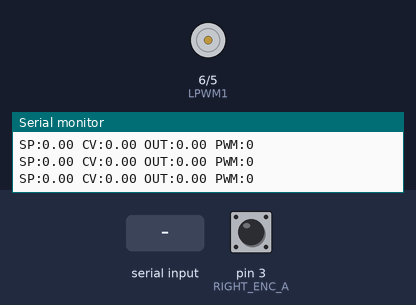
A sketch run on a simulated Arduino Uno, built with avr-gcc and run on an emulated ATmega328P. Shown: motor-driver pin pairs drawn as motors (green arrow = first pin HIGH = forward, orange = second pin HIGH = backward, longer = more drive), the last lines printed to the serial monitor. The test bench sets the inputs (shaded band); at power-on: pin 3 (RIGHT_ENC_A) HIGH.

Above: at 1.2 s.
1.3 s: "s 90\n" received over Serial
At 1.65 s:
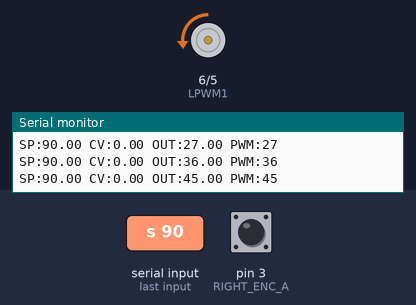
At 3.8 s:
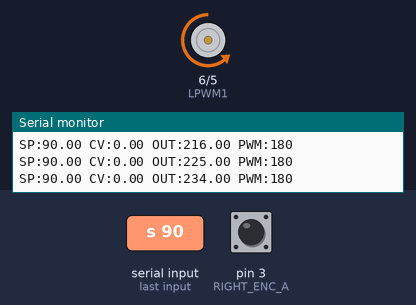
4.3 s: "stop\n" received over Serial
Timing chart, 0 to 7.3 s (numbered marks = the images above; inputs shaded):
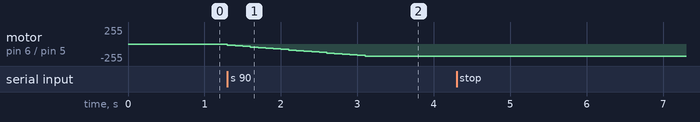

Measured:
- after the input at 1.3 s, motor on pin 6 (LPWM1) / pin 5 (RPWM1): moves from stopped to backward 180/255 over 1.8 s, starting at once

The sketch:

simple_motor_control.ino
```cpp
#include <PID_v1.h>

// ─── BTS7960 MOTOR PINS ──────────────────────────────
#define RPWM1  5
#define LPWM1  6

// ─── ENCODER PINS ────────────────────────────────────
#define RIGHT_ENC_A  3
#define RIGHT_ENC_B  7

// ─── SAFETY ──────────────────────────────────────────
#define MAX_SAFE_PWM     180    // ~70% power, safe for motors
#define MAX_SAFE_SPEED   10000.0  // Max counts/sec you allow as setpoint

// ─── ENCODER VARIABLES ───────────────────────────────
volatile long right_enc_counter = 0;
// ─── TIMING ──────────────────────────────────────────
unsigned long last_millis = 0;
const unsigned long INTERVAL_MS = 100;

// ─── PID VARIABLES ───────────────────────────────────
double setpoint = 0.0;
double measured = 0.0;
double output   = 0.0;


double Kp = 0.1, Ki = 1.0, Kd = 0.00;

PID motorPID(&measured, &output, &setpoint, Kp, Ki, Kd, DIRECT);

String serial_buf = "";

// ──────────────────────────────────────────────────────
void setup() {
  Serial.begin(115200);

  pinMode(RPWM1, OUTPUT);
  pinMode(LPWM1, OUTPUT);
  stopMotor();

  pinMode(RIGHT_ENC_A, INPUT_PULLUP);
  pinMode(RIGHT_ENC_B, INPUT_PULLUP);
  attachInterrupt(digitalPinToInterrupt(RIGHT_ENC_A), encoderISR, RISING);

  // ── KEY FIX: PID output limits match full PWM range ──
  // Motor protection is done in applyMotor(), NOT here
  motorPID.SetMode(AUTOMATIC);
  motorPID.SetOutputLimits(-255, 255);
  motorPID.SetSampleTime(INTERVAL_MS);

  Serial.println("=== MOTOR PID READY ===");
  Serial.println("Commands:");
  Serial.println("  s <value>  → Set speed in counts/sec (e.g. s 200)");
  Serial.println("  p <value>  → Set Kp (e.g. p 0.5)");
  Serial.println("  i <value>  → Set Ki (e.g. i 0.01)");
  Serial.println("  d <value>  → Set Kd (e.g. d 0.001)");
  Serial.println("  stop       → Stop motor");
  Serial.println("  gains      → Print current PID gains");
  Serial.println("========================");
}

// ──────────────────────────────────────────────────────
void loop() {
  handleSerial();

  unsigned long now = millis();
  if (now - last_millis >= INTERVAL_MS) {

    // ── ATOMIC READ ──
    noInterrupts();
    long temp_count = right_enc_counter;
    right_enc_counter = 0;
    interrupts();

    // ── VELOCITY: counts per second ──
    double scale = 1000.0 / (double)INTERVAL_MS;
    measured = (double)(temp_count) * scale;

    // ── PID COMPUTE ──
    motorPID.Compute();

    // ── APPLY WITH HARDWARE SAFETY CAP ──
    applyMotor(output);

    // ── DEBUG OUTPUT ──
    Serial.print("SP:");     Serial.print(setpoint);
    Serial.print(" CV:");    Serial.print(measured);
    Serial.print(" OUT:");   Serial.print(output);
    Serial.print(" PWM:");
    Serial.println(constrain((int)output, -MAX_SAFE_PWM, MAX_SAFE_PWM));

    last_millis = now;
  }
}

// ──────────────────────────────────────────────────────
// MOTOR DRIVE — safety cap lives HERE, not in PID limits
// ──────────────────────────────────────────────────────
void applyMotor(double value) {
  // PID calculates freely up to ±255
  // We clamp at MAX_SAFE_PWM to protect hardware
  int pwm_val = constrain((int)value, -MAX_SAFE_PWM, MAX_SAFE_PWM);

  if (pwm_val > 0) {
    analogWrite(RPWM1, pwm_val);
    analogWrite(LPWM1, 0);
  }
  else if (pwm_val < 0) {
    analogWrite(RPWM1, 0);
    analogWrite(LPWM1, abs(pwm_val));
  }
  else {
    stopMotor();
  }
}

void stopMotor() {
  analogWrite(RPWM1, 0);
  analogWrite(LPWM1, 0);
}

// ──────────────────────────────────────────────────────
// ENCODER ISR
// ──────────────────────────────────────────────────────
void encoderISR() {
  if (digitalRead(RIGHT_ENC_B) == LOW) {
    right_enc_counter--;
  } else {
    right_enc_counter++;
  }
}

// ──────────────────────────────────────────────────────
// SERIAL INTERFACE
// ──────────────────────────────────────────────────────
void handleSerial() {
  while (Serial.available()) {
    char c = Serial.read();
    if (c == '\n' || c == '\r') {
      if (serial_buf.length() > 0) {
        parseCommand(serial_buf);
        serial_buf = "";
      }
    } else {
      serial_buf += c;
    }
  }
}

void parseCommand(String cmd) {
  cmd.trim();

  if (cmd == "stop") {
    setpoint = 0;
    stopMotor();
    Serial.println(">> STOPPED");

  } else if (cmd == "gains") {
    Serial.print(">> Kp="); Serial.print(Kp);
    Serial.print(" Ki=");   Serial.print(Ki);
    Serial.print(" Kd=");   Serial.println(Kd);

  } else if (cmd.startsWith("s ")) {
    float requested = cmd.substring(2).toFloat();
    // ── KEY FIX: Clamp setpoint to safe speed range ──
    setpoint = constrain(requested, -MAX_SAFE_SPEED, MAX_SAFE_SPEED);
    Serial.print(">> Setpoint = "); Serial.println(setpoint);

  } else if (cmd.startsWith("p ")) {
    Kp = cmd.substring(2).toFloat();
    motorPID.SetTunings(Kp, Ki, Kd);
    Serial.print(">> Kp = "); Serial.println(Kp);

  } else if (cmd.startsWith("i ")) {
    Ki = cmd.substring(2).toFloat();
    motorPID.SetTunings(Kp, Ki, Kd);
    Serial.print(">> Ki = "); Serial.println(Ki);

  } else if (cmd.startsWith("d ")) {
    Kd = cmd.substring(2).toFloat();
    motorPID.SetTunings(Kp, Ki, Kd);
    Serial.print(">> Kd = "); Serial.println(Kd);

  } else {
    Serial.print(">> Unknown command: "); Serial.println(cmd);
  }
}
```
